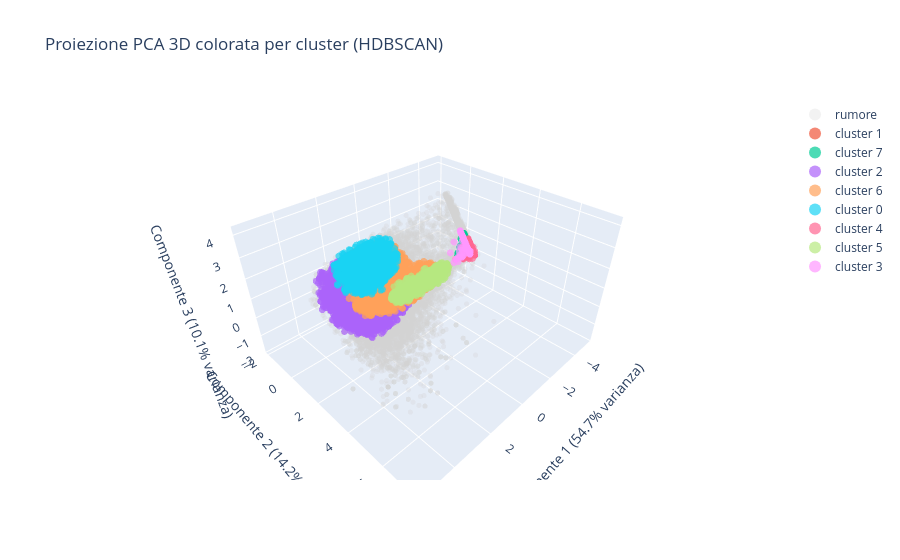

Notebook code cell kept with this figure:
### Code cell
import plotly.graph_objects as go
from sklearn.decomposition import PCA

pca = PCA(n_components=3, random_state=RANDOM_STATE)
coord_pca = pca.fit_transform(X_cluster)

is_noise = (Tf_df["cluster"] == -1).values
clusters = Tf_df["cluster"].unique()
clusters = [c for c in clusters if c != -1]  # escludi rumore

var = pca.explained_variance_ratio_ * 100
var1, var2, var3 = round(var[0], 1), round(var[1], 1), round(var[2], 1)

fig = go.Figure()

fig.add_trace(go.Scatter3d(
    x=coord_pca[is_noise, 0],
    y=coord_pca[is_noise, 1],
    z=coord_pca[is_noise, 2],
    mode="markers",
    marker=dict(size=3, color="lightgray", opacity=0.3),
    name="rumore"
))

for c in clusters:
    mask = Tf_df["cluster"] == c
    fig.add_trace(go.Scatter3d(
        x=coord_pca[mask, 0],
        y=coord_pca[mask, 1],
        z=coord_pca[mask, 2],
        mode="markers",
        marker=dict(size=4, opacity=0.7),
        name=f"cluster {c}"
    ))

fig.update_layout(
    title="Proiezione PCA 3D colorata per cluster (HDBSCAN)",
    scene=dict(
        xaxis_title=f"Componente 1 ({var1}% varianza)",
        yaxis_title=f"Componente 2 ({var2}% varianza)",
        zaxis_title=f"Componente 3 ({var3}% varianza)"
    ),
    legend=dict(itemsizing="constant")
)

fig.show()

### Figure 1 — Plotly figure (JSON) as saved in the notebook; plotly's stock layout.template omitted (floating-point values rounded to 4 significant figures; data arrays with more than 128 entries replaced by an {"elided": "..."} marker saying what was removed)
{"data": [{"marker": {"color": "lightgray", "opacity": 0.3, "size": 3}, "mode": "markers", "name": "rumore", "type": "scatter3d", "x": {"elided": "13206 float values"}, "y": {"elided": "13206 float values"}, "z": {"elided": "13206 float values"}}, {"marker": {"opacity": 0.7, "size": 4}, "mode": "markers", "name": "cluster 1", "type": "scatter3d", "x": {"elided": "1018 float values"}, "y": {"elided": "1018 float values"}, "z": {"elided": "1018 float values"}}, {"marker": {"opacity": 0.7, "size": 4}, "mode": "markers", "name": "cluster 7", "type": "scatter3d", "x": {"elided": "561 float values"}, "y": {"elided": "561 float values"}, "z": {"elided": "561 float values"}}, {"marker": {"opacity": 0.7, "size": 4}, "mode": "markers", "name": "cluster 2", "type": "scatter3d", "x": {"elided": "5941 float values"}, "y": {"elided": "5941 float values"}, "z": {"elided": "5941 float values"}}, {"marker": {"opacity": 0.7, "size": 4}, "mode": "markers", "name": "cluster 6", "type": "scatter3d", "x": {"elided": "5395 float values"}, "y": {"elided": "5395 float values"}, "z": {"elided": "5395 float values"}}, {"marker": {"opacity": 0.7, "size": 4}, "mode": "markers", "name": "cluster 0", "type": "scatter3d", "x": {"elided": "1378 float values"}, "y": {"elided": "1378 float values"}, "z": {"elided": "1378 float values"}}, {"marker": {"opacity": 0.7, "size": 4}, "mode": "markers", "name": "cluster 4", "type": "scatter3d", "x": {"elided": "616 float values"}, "y": {"elided": "616 float values"}, "z": {"elided": "616 float values"}}, {"marker": {"opacity": 0.7, "size": 4}, "mode": "markers", "name": "cluster 5", "type": "scatter3d", "x": {"elided": "1356 float values"}, "y": {"elided": "1356 float values"}, "z": {"elided": "1356 float values"}}, {"marker": {"opacity": 0.7, "size": 4}, "mode": "markers", "name": "cluster 3", "type": "scatter3d", "x": {"elided": "484 float values"}, "y": {"elided": "484 float values"}, "z": {"elided": "484 float values"}}], "layout": {"legend": {"itemsizing": "constant"}, "scene": {"xaxis": {"title": {"text": "Componente 1 (54.7% varianza)"}}, "yaxis": {"title": {"text": "Componente 2 (14.2% varianza)"}}, "zaxis": {"title": {"text": "Componente 3 (10.1% varianza)"}}}, "title": {"text": "Proiezione PCA 3D colorata per cluster (HDBSCAN)"}}}
